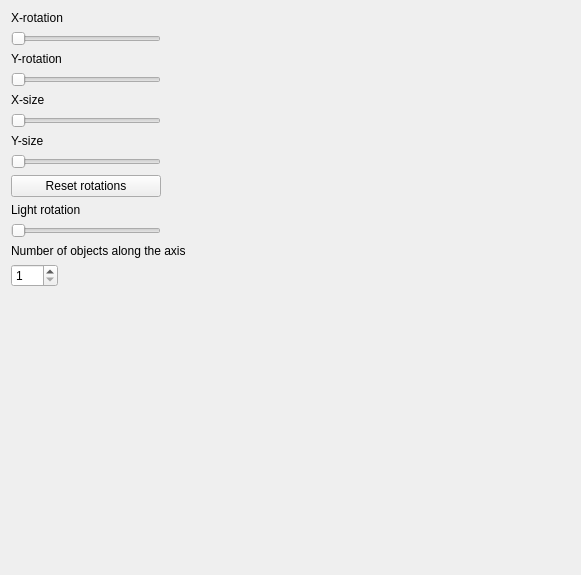
<?xml version="1.0" encoding="UTF-8"?>
<ui version="4.0">
 <class>Sc10ManyCubesLMOptionsForm</class>
 <widget class="QWidget" name="Sc10ManyCubesLMOptionsForm">
  <property name="geometry">
   <rect>
    <x>0</x>
    <y>0</y>
    <width>581</width>
    <height>575</height>
   </rect>
  </property>
  <property name="windowTitle">
   <string>Form</string>
  </property>
  <layout class="QVBoxLayout" name="verticalLayout">
   <item>
    <widget class="QLabel" name="xRotationSliderLabel">
     <property name="text">
      <string>X-rotation</string>
     </property>
    </widget>
   </item>
   <item>
    <widget class="QSlider" name="xRotationSlider">
     <property name="sizePolicy">
      <sizepolicy hsizetype="Fixed" vsizetype="Fixed">
       <horstretch>0</horstretch>
       <verstretch>0</verstretch>
      </sizepolicy>
     </property>
     <property name="minimumSize">
      <size>
       <width>150</width>
       <height>0</height>
      </size>
     </property>
     <property name="baseSize">
      <size>
       <width>0</width>
       <height>0</height>
      </size>
     </property>
     <property name="maximum">
      <number>100</number>
     </property>
     <property name="orientation">
      <enum>Qt::Horizontal</enum>
     </property>
    </widget>
   </item>
   <item>
    <widget class="QLabel" name="yRotationSliderLabel">
     <property name="text">
      <string>Y-rotation</string>
     </property>
    </widget>
   </item>
   <item>
    <widget class="QSlider" name="yRotationSlider">
     <property name="sizePolicy">
      <sizepolicy hsizetype="Fixed" vsizetype="Fixed">
       <horstretch>0</horstretch>
       <verstretch>0</verstretch>
      </sizepolicy>
     </property>
     <property name="minimumSize">
      <size>
       <width>150</width>
       <height>0</height>
      </size>
     </property>
     <property name="baseSize">
      <size>
       <width>0</width>
       <height>0</height>
      </size>
     </property>
     <property name="maximum">
      <number>100</number>
     </property>
     <property name="orientation">
      <enum>Qt::Horizontal</enum>
     </property>
    </widget>
   </item>
   <item>
    <widget class="QLabel" name="xSizeSliderLabel">
     <property name="text">
      <string>X-size</string>
     </property>
    </widget>
   </item>
   <item>
    <widget class="QSlider" name="xSizeSlider">
     <property name="sizePolicy">
      <sizepolicy hsizetype="Fixed" vsizetype="Fixed">
       <horstretch>0</horstretch>
       <verstretch>0</verstretch>
      </sizepolicy>
     </property>
     <property name="minimumSize">
      <size>
       <width>150</width>
       <height>0</height>
      </size>
     </property>
     <property name="minimum">
      <number>100</number>
     </property>
     <property name="maximum">
      <number>1000</number>
     </property>
     <property name="orientation">
      <enum>Qt::Horizontal</enum>
     </property>
    </widget>
   </item>
   <item>
    <widget class="QLabel" name="ySizeSliderLabel">
     <property name="text">
      <string>Y-size</string>
     </property>
    </widget>
   </item>
   <item>
    <widget class="QSlider" name="ySizeSlider">
     <property name="sizePolicy">
      <sizepolicy hsizetype="Fixed" vsizetype="Fixed">
       <horstretch>0</horstretch>
       <verstretch>0</verstretch>
      </sizepolicy>
     </property>
     <property name="minimumSize">
      <size>
       <width>150</width>
       <height>0</height>
      </size>
     </property>
     <property name="minimum">
      <number>100</number>
     </property>
     <property name="maximum">
      <number>1000</number>
     </property>
     <property name="orientation">
      <enum>Qt::Horizontal</enum>
     </property>
    </widget>
   </item>
   <item>
    <widget class="QPushButton" name="resetRotationsPushButton">
     <property name="sizePolicy">
      <sizepolicy hsizetype="Fixed" vsizetype="Fixed">
       <horstretch>0</horstretch>
       <verstretch>0</verstretch>
      </sizepolicy>
     </property>
     <property name="minimumSize">
      <size>
       <width>150</width>
       <height>0</height>
      </size>
     </property>
     <property name="text">
      <string>Reset rotations</string>
     </property>
    </widget>
   </item>
   <item>
    <widget class="QLabel" name="lightRotationSliderLabel">
     <property name="text">
      <string>Light rotation</string>
     </property>
    </widget>
   </item>
   <item>
    <widget class="QSlider" name="lightRotationSlider">
     <property name="sizePolicy">
      <sizepolicy hsizetype="Fixed" vsizetype="Fixed">
       <horstretch>0</horstretch>
       <verstretch>0</verstretch>
      </sizepolicy>
     </property>
     <property name="minimumSize">
      <size>
       <width>150</width>
       <height>0</height>
      </size>
     </property>
     <property name="maximum">
      <number>360</number>
     </property>
     <property name="orientation">
      <enum>Qt::Horizontal</enum>
     </property>
    </widget>
   </item>
   <item>
    <widget class="QLabel" name="diagonalSpinBoxLabel">
     <property name="text">
      <string>Number of objects along the axis</string>
     </property>
    </widget>
   </item>
   <item>
    <widget class="QSpinBox" name="diagonalSpinBox">
     <property name="sizePolicy">
      <sizepolicy hsizetype="Fixed" vsizetype="Fixed">
       <horstretch>0</horstretch>
       <verstretch>0</verstretch>
      </sizepolicy>
     </property>
     <property name="minimum">
      <number>1</number>
     </property>
     <property name="maximum">
      <number>256</number>
     </property>
     <property name="singleStep">
      <number>1</number>
     </property>
    </widget>
   </item>
   <item>
    <spacer name="verticalSpacer_2">
     <property name="orientation">
      <enum>Qt::Vertical</enum>
     </property>
     <property name="sizeType">
      <enum>QSizePolicy::Expanding</enum>
     </property>
     <property name="sizeHint" stdset="0">
      <size>
       <width>20</width>
       <height>20</height>
      </size>
     </property>
    </spacer>
   </item>
  </layout>
 </widget>
 <resources/>
 <connections/>
</ui>
